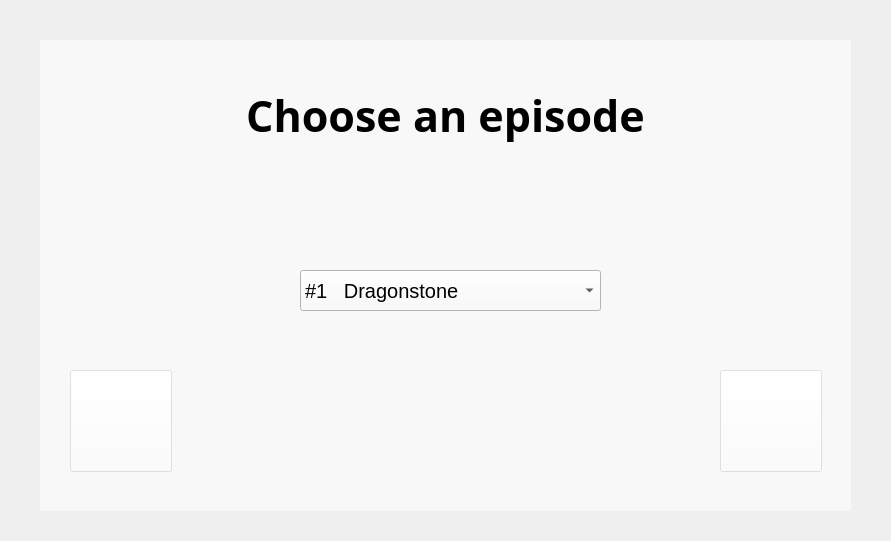
<?xml version="1.0" encoding="UTF-8"?>
<ui version="4.0">
 <class>Form</class>
 <widget class="QWidget" name="Form">
  <property name="geometry">
   <rect>
    <x>0</x>
    <y>0</y>
    <width>891</width>
    <height>541</height>
   </rect>
  </property>
  <property name="windowTitle">
   <string>Form</string>
  </property>
  <widget class="QComboBox" name="comboBox">
   <property name="geometry">
    <rect>
     <x>300</x>
     <y>270</y>
     <width>301</width>
     <height>41</height>
    </rect>
   </property>
   <property name="font">
    <font>
     <pointsize>15</pointsize>
    </font>
   </property>
   <property name="styleSheet">
    <string notr="true">background-color:  rgb(250,250,250);</string>
   </property>
   <item>
    <property name="text">
     <string>#1   Dragonstone</string>
    </property>
   </item>
   <item>
    <property name="text">
     <string>#2   Stormborn</string>
    </property>
   </item>
   <item>
    <property name="text">
     <string>#3   The Queen's Justice</string>
    </property>
   </item>
   <item>
    <property name="text">
     <string>#4   The Spoils of War</string>
    </property>
   </item>
   <item>
    <property name="text">
     <string>#5   Eastwatch</string>
    </property>
   </item>
   <item>
    <property name="text">
     <string>#6   Beyond the Wall</string>
    </property>
   </item>
   <item>
    <property name="text">
     <string>#7   The Dragon and the Wolf</string>
    </property>
   </item>
  </widget>
  <widget class="QLabel" name="headline">
   <property name="geometry">
    <rect>
     <x>0</x>
     <y>40</y>
     <width>891</width>
     <height>151</height>
    </rect>
   </property>
   <property name="font">
    <font>
     <family>Levenim MT</family>
     <pointsize>32</pointsize>
     <weight>75</weight>
     <bold>true</bold>
    </font>
   </property>
   <property name="text">
    <string>Choose an episode</string>
   </property>
   <property name="alignment">
    <set>Qt::AlignCenter</set>
   </property>
  </widget>
  <widget class="QLabel" name="label">
   <property name="geometry">
    <rect>
     <x>-10</x>
     <y>-10</y>
     <width>921</width>
     <height>621</height>
    </rect>
   </property>
   <property name="text">
    <string/>
   </property>
   <property name="pixmap">
    <pixmap>../pictures/winter1.jpeg</pixmap>
   </property>
  </widget>
  <widget class="QLabel" name="label_2">
   <property name="geometry">
    <rect>
     <x>40</x>
     <y>40</y>
     <width>811</width>
     <height>471</height>
    </rect>
   </property>
   <property name="styleSheet">
    <string notr="true">background-color:  rgb(255,255,255,150);</string>
   </property>
   <property name="text">
    <string/>
   </property>
  </widget>
  <widget class="QPushButton" name="next_button">
   <property name="geometry">
    <rect>
     <x>720</x>
     <y>370</y>
     <width>102</width>
     <height>102</height>
    </rect>
   </property>
   <property name="font">
    <font>
     <pointsize>15</pointsize>
    </font>
   </property>
   <property name="styleSheet">
    <string notr="true">background-color:  rgb(255,255,255,100);

</string>
   </property>
   <property name="inputMethodHints">
    <set>Qt::ImhNone</set>
   </property>
   <property name="text">
    <string/>
   </property>
   <property name="icon">
    <iconset>
     <normaloff>../buttons/tran_right.png</normaloff>../buttons/tran_right.png</iconset>
   </property>
   <property name="iconSize">
    <size>
     <width>80</width>
     <height>80</height>
    </size>
   </property>
  </widget>
  <widget class="QPushButton" name="back_button">
   <property name="geometry">
    <rect>
     <x>70</x>
     <y>370</y>
     <width>102</width>
     <height>102</height>
    </rect>
   </property>
   <property name="font">
    <font>
     <pointsize>15</pointsize>
    </font>
   </property>
   <property name="styleSheet">
    <string notr="true">background-color:  rgb(255,255,255,100);

</string>
   </property>
   <property name="text">
    <string/>
   </property>
   <property name="icon">
    <iconset>
     <normaloff>../buttons/icons8-reply-arrow-100.png</normaloff>../buttons/icons8-reply-arrow-100.png</iconset>
   </property>
   <property name="iconSize">
    <size>
     <width>80</width>
     <height>80</height>
    </size>
   </property>
  </widget>
  <zorder>label</zorder>
  <zorder>label_2</zorder>
  <zorder>comboBox</zorder>
  <zorder>headline</zorder>
  <zorder>next_button</zorder>
  <zorder>back_button</zorder>
 </widget>
 <resources/>
 <connections/>
</ui>
